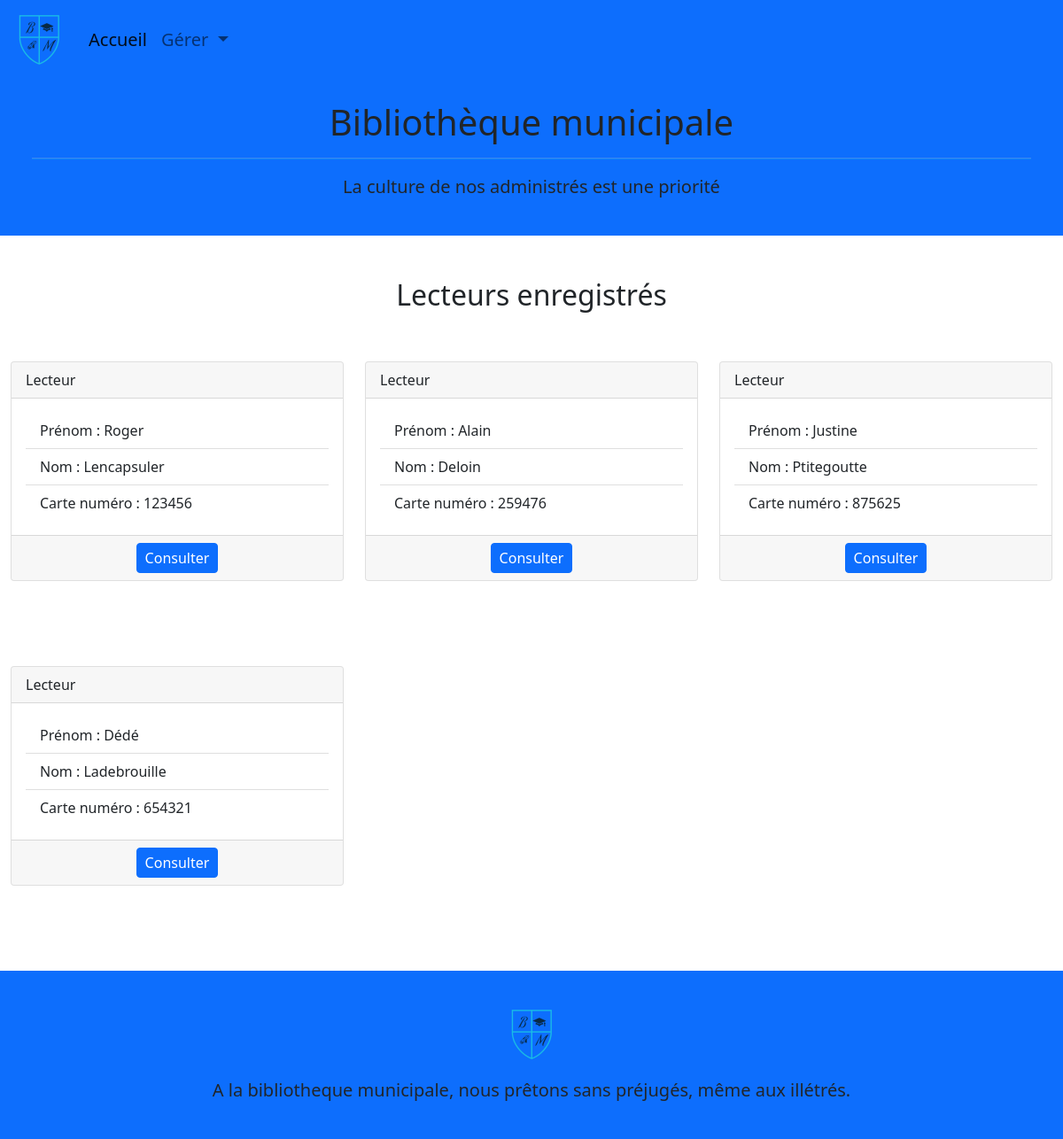
The page /users.php on the database its author committed.
### tables this page shows
CREATE TABLE Lecteur (
    id INT UNSIGNED NOT NULL AUTO_INCREMENT PRIMARY KEY,
    nom VARCHAR(50) NOT NULL,
    prenom VARCHAR(50) NOT NULL,
    carte_numero INT(6) NOT NULL
);

### users.php (called while the page is built)
<?php
require "model/dataBase.php";
require "model/userManager.php";
$users = new UserManager();
$showUsers = $users->getUsers();
include "view/usersView.php";

### model/dataBase.php (called while the page is built, shortened)
<?php
abstract class DataBase {
    public static function bddConnect() {
        try {
            $db = new PDO("mysql:host=" . self::HOST .";dbname=" . self::NAME , self::LOGIN, self::PASSWORD);
            $db->setAttribute(PDO::ATTR_ERRMODE, PDO::ERRMODE_EXCEPTION);
            return $db;
        }
        catch(\Exception $error) {
            echo "Erreur de connexion à la base de donnée: " . $error->getMessage() . "<br/>";
            die();
        }
    }
}

### model/userManager.php (called while the page is built, shortened)
<?php
require "model/entity/user.php";
class UserManager {
  protected PDO $db;
  function __construct()
  {
    $this->db = DataBase::bddConnect();
  }
  public function getUsers() {
    $query = $this->db->query("SELECT * FROM Lecteur");
    $users = $query->fetchAll(PDO::FETCH_ASSOC);
    foreach($users as $key => $user) {
      $users[$key] = new User($user);
    }
    return $users;
  }
}

### model/entity/user.php (called while the page is built, shortened)
<?php
class User {
    protected $id;
    protected $nom;
    protected $prenom;
    protected $carte_numero;
    public function __construct(?array $data = null)
    {
        if($data) {
            foreach($data as $key => $value) {
                $setter= "set". ucfirst($key);
            }
        }
    }
    public function setId($id) {
        $this->id = $id;
    }
    public function getId() {
        return $this->id;
    }
    public function setNom(string $nom) {
        $this->nom = $nom;
    }
    public function getNom() : string {
        return $this->nom;
    }
    public function setPrenom(string $prenom) {
        $this->prenom = $prenom;
    }
    public function getPrenom() : string {
        return $this->prenom;
    }
    public function setCarte_numero($carte_numero) {
        $this->carte_numero = $carte_numero;
    }
    public function getCarte_numero() {
        return $this->carte_numero;
    }
}

### view/usersView.php (the view)
<?php include "view/template/header.php"; ?>
<main class="container-fluid my-5">
    <h2 class="text-center">Lecteurs enregistrés</h2>
    <div class="row ">
        <?php foreach($showUsers as $index => $user) : ?>
            <div class="col-12 col-md-6 col-lg-4 my-5">
                <div class="card h-100">
                    <div class="card-header">
                        Lecteur
                    </div>
                    <div class="card-body">
                        <ul class="list-group list-group-flush">
                            <li class="list-group-item"><?php echo "Prénom : " . $user->getPrenom() ; ?></li>
                            <li class="list-group-item"><?php echo "Nom : " . $user->getNom() ; ?></li>
                            <li class="list-group-item"><?php echo "Carte numéro : " . $user->getCarte_numero() ; ?></li>
                        </ul>
                    </div>
                    <div class="card-footer">
                        <div class=" row justify-content-evenly">
                            <a class="btn btn-primary col-3 p-1" href="singleUser.php?id=<?php echo $user->getId() ; ?>">Consulter</a>
                        </div>
                    </div>
                </div>
            </div>
        <?php endforeach; ?>
    </div>
</main>
<?php include "view/template/footer.php"; ?>

### assets/css/main.css (style rules this page uses)
html { color: #222; font-size: 1em; line-height: 1.4; }

### rows shown on the page
lecteur: prenom "Roger", nom "Lencapsuler", carte_numero "123456"
lecteur: prenom "Alain", nom "Deloin", carte_numero "259476"
lecteur: prenom "Justine", nom "Ptitegoutte", carte_numero "875625"
lecteur: prenom "Dédé", nom "Ladebrouille", carte_numero "654321"
